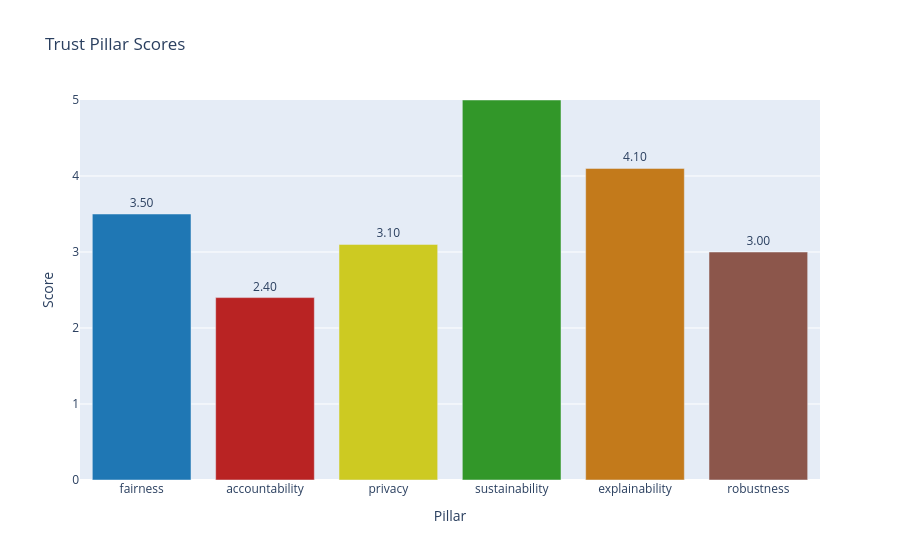
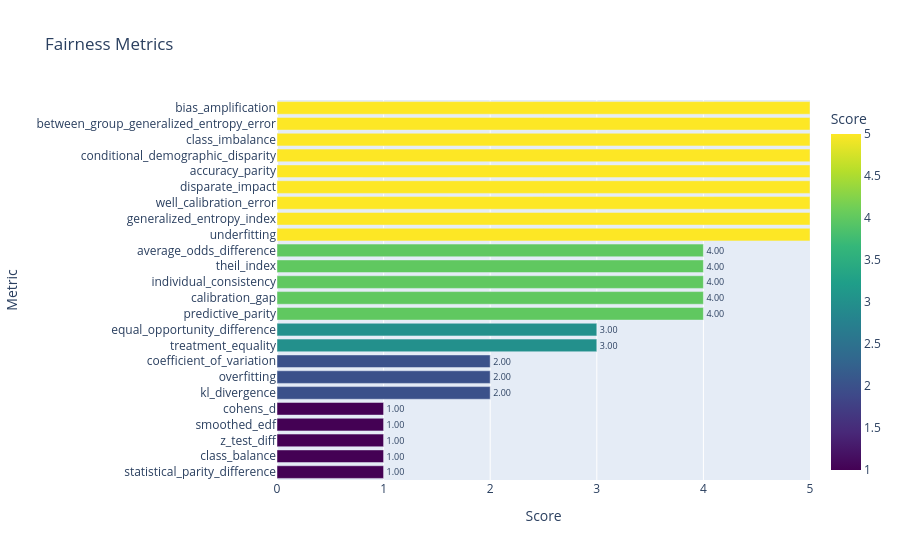
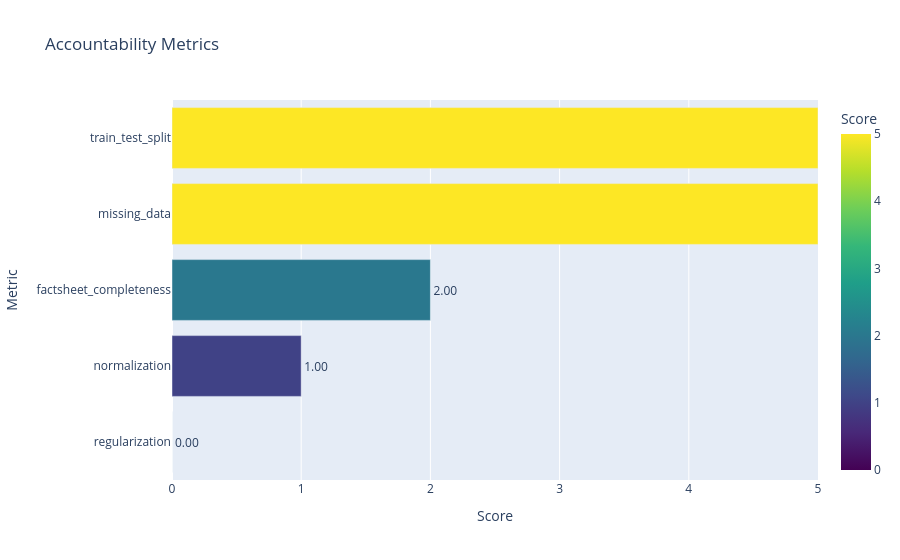
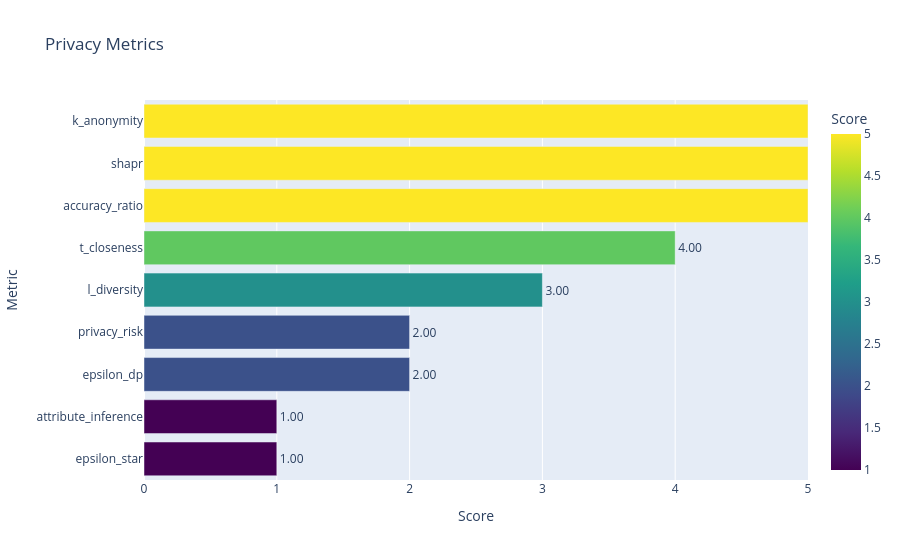

The code cell stored with these charts, in order, in its notebook:
### Code cell
evaluator.plot_results()

### Figure 1 — Plotly figure (JSON) as saved in the notebook; plotly's stock layout.template omitted (floating-point values rounded to 4 significant figures)
{"data": [{"hovertemplate": "Pillar=%{x}<br>Score=%{text}<extra></extra>", "legendgroup": "", "marker": {"color": ["#1f77b4", "#b92323", "#CDCA22", "#329729", "#c37a1b", "#8c564b"], "pattern": {"shape": ""}}, "name": "", "orientation": "v", "showlegend": false, "text": [3.5, 2.4, 3.1, 5.0, 4.1, 3.0], "textposition": "outside", "texttemplate": "%{text:.2f}", "type": "bar", "x": ["fairness", "accountability", "privacy", "sustainability", "explainability", "robustness"], "xaxis": "x", "y": [3.5, 2.4, 3.1, 5.0, 4.1, 3.0], "yaxis": "y"}], "layout": {"barmode": "relative", "legend": {"tracegroupgap": 0}, "title": {"text": "Trust Pillar Scores"}, "xaxis": {"anchor": "y", "domain": [0, 1], "title": {"text": "Pillar"}}, "yaxis": {"anchor": "x", "domain": [0, 1], "range": [0, 5], "title": {"text": "Score"}}}}

### Figure 2 — Plotly figure (JSON) as saved in the notebook; plotly's stock layout.template omitted (floating-point values rounded to 4 significant figures)
{"data": [{"hovertemplate": "Score=%{marker.color}<br>Metric=%{y}<extra></extra>", "legendgroup": "", "marker": {"color": [1, 1, 1, 1, 1, 2, 2, 2, 3, 3, 4, 4, 4, 4, 4, 5, 5, 5, 5, 5, 5, 5, 5, 5], "coloraxis": "coloraxis", "pattern": {"shape": ""}}, "name": "", "orientation": "h", "showlegend": false, "text": [1.0, 1.0, 1.0, 1.0, 1.0, 2.0, 2.0, 2.0, 3.0, 3.0, 4.0, 4.0, 4.0, 4.0, 4.0, 5.0, 5.0, 5.0, 5.0, 5.0, 5.0, 5.0, 5.0, 5.0], "textposition": "outside", "texttemplate": "%{text:.2f}", "type": "bar", "x": [1, 1, 1, 1, 1, 2, 2, 2, 3, 3, 4, 4, 4, 4, 4, 5, 5, 5, 5, 5, 5, 5, 5, 5], "xaxis": "x", "y": ["statistical_parity_difference", "class_balance", "z_test_diff", "smoothed_edf", "cohens_d", "kl_divergence", "overfitting", "coefficient_of_variation", "treatment_equality", "equal_opportunity_difference", "predictive_parity", "calibration_gap", "individual_consistency", "theil_index", "average_odds_difference", "underfitting", "generalized_entropy_index", "well_calibration_error", "disparate_impact", "accuracy_parity", "conditional_demographic_disparity", "class_imbalance", "between_group_generalized_entropy_error", "bias_amplification"], "yaxis": "y"}], "layout": {"barmode": "relative", "coloraxis": {"colorbar": {"title": {"text": "Score"}}, "colorscale": [[0, "#440154"], [0.1111, "#482878"], [0.2222, "#3e4989"], [0.3333, "#31688e"], [0.4444, "#26828e"], [0.5556, "#1f9e89"], [0.6667, "#35b779"], [0.7778, "#6ece58"], [0.8889, "#b5de2b"], [1, "#fde725"]]}, "legend": {"tracegroupgap": 0}, "title": {"text": "Fairness Metrics"}, "xaxis": {"anchor": "y", "domain": [0, 1], "range": [0, 5], "title": {"text": "Score"}}, "yaxis": {"anchor": "x", "domain": [0, 1], "title": {"text": "Metric"}}}}

### Figure 3 — Plotly figure (JSON) as saved in the notebook; plotly's stock layout.template omitted (floating-point values rounded to 4 significant figures)
{"data": [{"hovertemplate": "Score=%{marker.color}<br>Metric=%{y}<extra></extra>", "legendgroup": "", "marker": {"color": [0.0, 1.0, 2.0, 5.0, 5.0], "coloraxis": "coloraxis", "pattern": {"shape": ""}}, "name": "", "orientation": "h", "showlegend": false, "text": [0.0, 1.0, 2.0, 5.0, 5.0], "textposition": "outside", "texttemplate": "%{text:.2f}", "type": "bar", "x": [0.0, 1.0, 2.0, 5.0, 5.0], "xaxis": "x", "y": ["regularization", "normalization", "factsheet_completeness", "missing_data", "train_test_split"], "yaxis": "y"}], "layout": {"barmode": "relative", "coloraxis": {"colorbar": {"title": {"text": "Score"}}, "colorscale": [[0, "#440154"], [0.1111, "#482878"], [0.2222, "#3e4989"], [0.3333, "#31688e"], [0.4444, "#26828e"], [0.5556, "#1f9e89"], [0.6667, "#35b779"], [0.7778, "#6ece58"], [0.8889, "#b5de2b"], [1, "#fde725"]]}, "legend": {"tracegroupgap": 0}, "title": {"text": "Accountability Metrics"}, "xaxis": {"anchor": "y", "domain": [0, 1], "range": [0, 5], "title": {"text": "Score"}}, "yaxis": {"anchor": "x", "domain": [0, 1], "title": {"text": "Metric"}}}}

### Figure 4 — Plotly figure (JSON) as saved in the notebook; plotly's stock layout.template omitted (floating-point values rounded to 4 significant figures)
{"data": [{"hovertemplate": "Score=%{marker.color}<br>Metric=%{y}<extra></extra>", "legendgroup": "", "marker": {"color": [1, 1, 2, 2, 3, 4, 5, 5, 5], "coloraxis": "coloraxis", "pattern": {"shape": ""}}, "name": "", "orientation": "h", "showlegend": false, "text": [1.0, 1.0, 2.0, 2.0, 3.0, 4.0, 5.0, 5.0, 5.0], "textposition": "outside", "texttemplate": "%{text:.2f}", "type": "bar", "x": [1, 1, 2, 2, 3, 4, 5, 5, 5], "xaxis": "x", "y": ["epsilon_star", "attribute_inference", "epsilon_dp", "privacy_risk", "l_diversity", "t_closeness", "accuracy_ratio", "shapr", "k_anonymity"], "yaxis": "y"}], "layout": {"barmode": "relative", "coloraxis": {"colorbar": {"title": {"text": "Score"}}, "colorscale": [[0, "#440154"], [0.1111, "#482878"], [0.2222, "#3e4989"], [0.3333, "#31688e"], [0.4444, "#26828e"], [0.5556, "#1f9e89"], [0.6667, "#35b779"], [0.7778, "#6ece58"], [0.8889, "#b5de2b"], [1, "#fde725"]]}, "legend": {"tracegroupgap": 0}, "title": {"text": "Privacy Metrics"}, "xaxis": {"anchor": "y", "domain": [0, 1], "range": [0, 5], "title": {"text": "Score"}}, "yaxis": {"anchor": "x", "domain": [0, 1], "title": {"text": "Metric"}}}}
